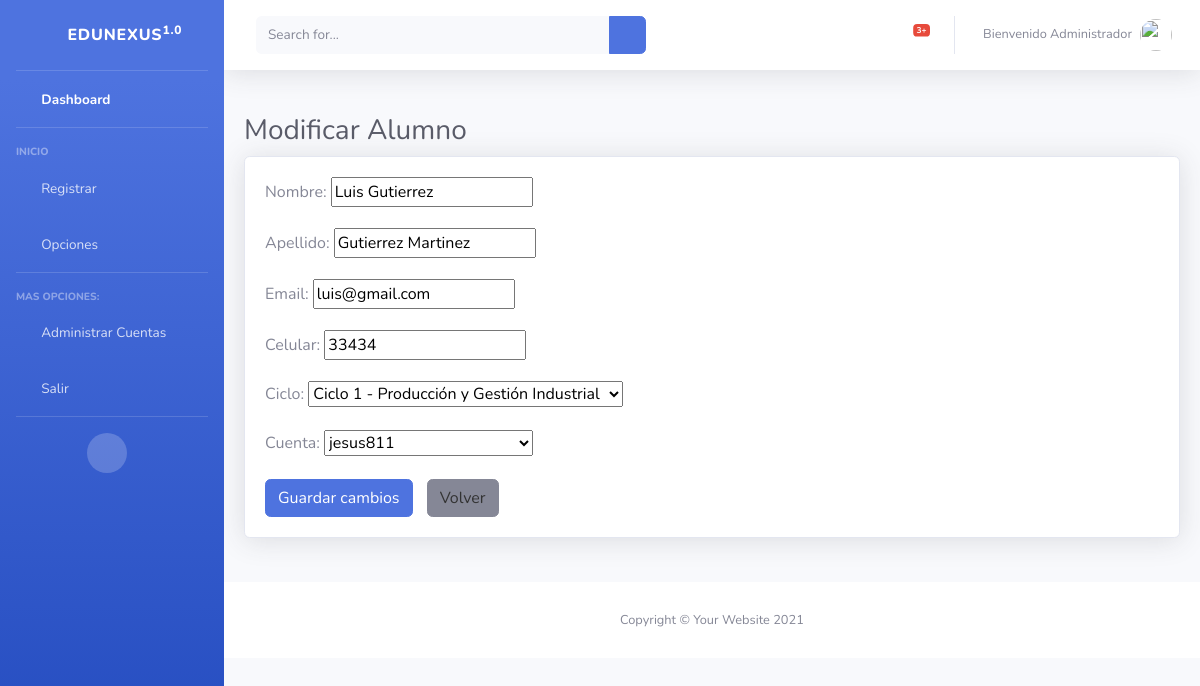
Screenshot of /alumnos/modificar/23/ with the database file from the repository.
### dashboard/models.py (models this page shows, shortened)
class Alumno(models.Model):
    nombre = models.CharField(max_length=200)
    apellido = models.CharField(max_length=200)
    email = models.EmailField()
    celular = models.IntegerField()
    created_at = models.DateTimeField(auto_now_add=True)
    ciclo = models.ForeignKey(Ciclo, on_delete=models.CASCADE, null=True)
    cuenta = models.OneToOneField(Cuenta, on_delete=models.CASCADE, null=True)

class Carrera(models.Model):
    nombre = models.CharField(max_length=100)
    imagen = models.ImageField(upload_to='carreras/', null=True, blank=True)

### dashboard/views.py (the view)
# urls.py: path('alumnos/modificar/<int:alumno_id>/', views.modificar_alumno, name='modificar_alumno'),
def modificar_alumno(request, alumno_id):
    alumno = get_object_or_404(Alumno, id=alumno_id)
    if request.method == 'POST':
        form = AlumnoForm(request.POST, instance=alumno)
        if form.is_valid():
            form.save()
            return redirect('listalumno')
    else:
        form = AlumnoForm(instance=alumno)
    return render(request, 'modificar_alumno.html', {'form': form, 'alumno': alumno})

### dashboard/forms.py
class AlumnoForm(ModelForm):
    class Meta:
        model = Alumno
        fields = '__all__'

### dashboard/models.py (called while the page is built)
    def __str__(self):
        return self.username

    def __str__(self):
        return f"Ciclo {self.numero} - {self.carrera.nombre}"

### dashboard/templates/modificar_alumno.html (shortened to what this page needs)
{% extends 'layout.html' %}
{% block content %}
<div class="container-fluid">
  <h1 class="h3 mb-2 text-gray-800">Modificar Alumno</h1>
  <div class="card shadow mb-4">
    <div class="card-body">
      <form method="POST">
        {{ form.as_p }}
        <button type="submit" class="btn btn-primary">Guardar cambios</button>
        <a href="{% url 'listalumno' %}" class="btn btn-secondary btn-volver">Volver</a>
      </form>
    </div>
  </div>
</div>
{% endblock %}

### dashboard/templates/modificar_alumno.html (style rules this page uses)
.container-fluid { padding: 20px; }
h1 { font-size: 24px; margin-bottom: 20px; }
.card { margin-bottom: 20px; }
form { margin-bottom: 0; }
button { margin-right: 10px; }
.btn-volver { text-decoration: none; color: #333; }

### rows the page displays
Alumno: nombre "Luis Gutierrez", apellido "Gutierrez Martinez", email "luis@gmail.com", celular "33434", ciclo "Ciclo 1 - Producción y Gestión Industrial", cuenta "jesus811"
